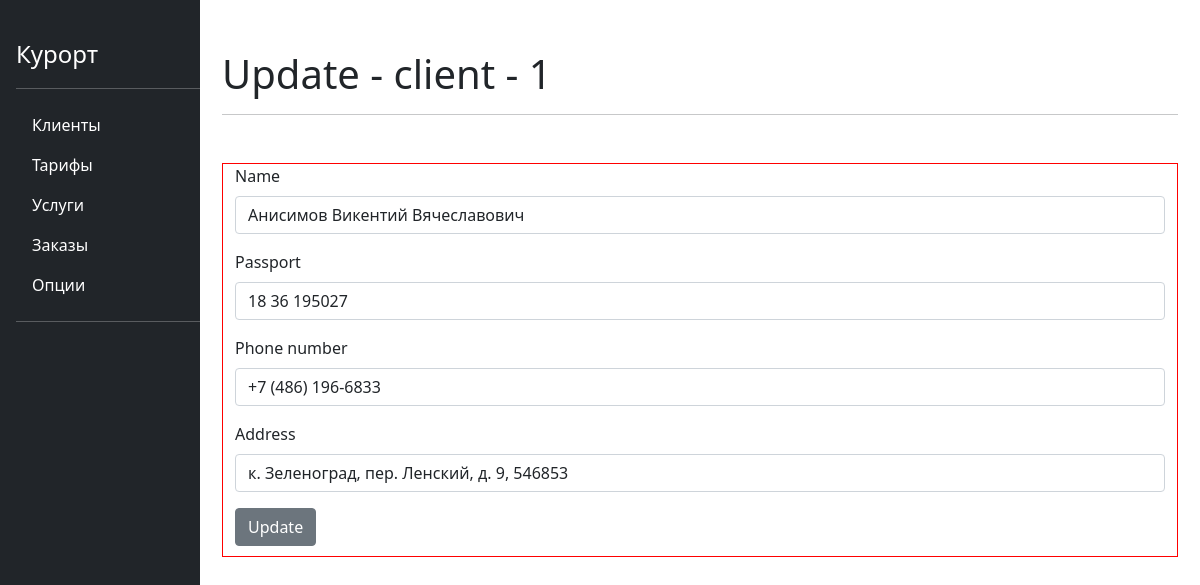
The app's page /update/clients/1 with its own data.
### tables.py (models this page shows)
class Clients(db.Model):
    id = db.Column(db.Integer, primary_key=True, nullable=False, autoincrement=True)
    name = db.Column(db.String(64), nullable=False)
    passport = db.Column(db.Integer, nullable=False)
    phone = db.Column(db.String(20), nullable=False)
    address = db.Column(db.String(256), nullable=False)

### main.py (the view)
@app.route('/update/<table>/<int:id>', methods=['POST','GET'])
def update(table, id):
    if request.method == "POST":
        if table == "clients":
            client = Clients.query.get(id)
            client.name = request.form['client_name']
            client.passport = request.form['passport']
            client.phone = request.form['phone']
            client.address = request.form['address']
        if table == "tarifs":
            tarif = Tarifs.query.get(id)
            tarif.name = request.form['tarif_name']
            tarif.price = request.form['tarif_price']
        if table == "services":
            service = Services.query.get(id)
            service.name = request.form['service_name']
            service.price = request.form['service_price']
        if table == "orders":
            order = Orders.query.get(id)
            order.client_id = request.form['order_client_id']
            order.tarif_id = request.form['order_tarif_id']
            order.start_reserv = datetime.strptime(str(request.form['start_reserv']).replace("-", ""), "%Y%m%d").date()
            order.ends_reserv = datetime.strptime(str(request.form['ends_reserv']).replace("-", ""), "%Y%m%d").date()
            order.room_id = request.form['room_id']
        if table == "options":
            option = Options.query.get(id)
            option.client_id = request.form['option_client_id']
            option.service_id = request.form['option_service_id']
            option.date = datetime.strptime(str(request.form['option_date']).replace("-", ""), "%Y%m%d").date()
            option.status = request.form['status']
        try:
            db.session.commit()
            db.session.close()
            return redirect(f'/{table}')
        except:
            db.session.rollback()
            db.session.close()
            print("Ошибка обновления")
            return redirect('/404')
    else:
        if table == "clients":
            info = Clients.query.get(id)
        if table == "tarifs":
            info = Tarifs.query.get(id)
        if table == "services":
            info = Services.query.get(id)
        if table == "orders":
            info = Orders.query.get(id)
        if table == "options":
            info = Options.query.get(id)
        return render_template('/update.html', title=f'Update - {table[0:len(table)-1]} - {info.id}', info=info)

### templates/update.html (shortened to what this page needs)
{% extends "base.html" %}
{% block content %}
<div class="container mt-5" style="border: 1px solid red; padding-top:0px">
    <form method="post">
    {% if "client" in title %}
        <div class="mb-3">
            <label for="client_name" class="form-label">Name</label>
            <input type="string" class="form-control" id="client_name" name="client_name" value="{{ info.name }}">
        </div>
        <div class="mb-3">
            <label for="passport" class="form-label">Passport</label>
            <input type="string" class="form-control" id="passport" name="passport"  value="{{ info.passport }}">
        </div>
        <div class="mb-3">
            <label for="phone" class="form-label">Phone number</label>
            <input type="string" class="form-control" id="phone" name="phone"  value="{{ info.phone }}">
        </div>
        <div class="mb-3">
            <label for="address " class="form-label">Address</label>
            <input type="string" class="form-control" id="address " name="address"  value="{{ info.address }}">
        </div>
    {% endif %}
        <button type="submit" class="btn btn-secondary" style="margin-bottom: 10px;">Update</button>
    </form>
</div>
{% endblock %}

### static/css/main.css (style rules this page uses)
.container { padding-top: 50px; }

### records on screen
Clients: client_name "Анисимов Викентий Вячеславович", passport "18 36 195027", phone "+7 (486) 196-6833", address "к. Зеленоград, пер. Ленский, д. 9, 546853"

### other values on screen
{{ title }} "Update - client - 1"
